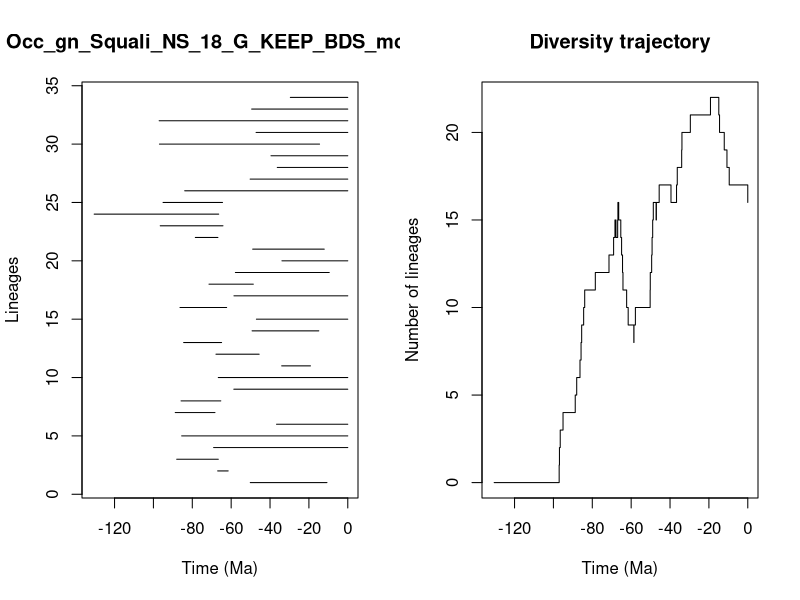

Write R code to recreate this figure.


pdf(file='../Results/Genus_NS/5_MA_bins_EXT_EP_FT/pyrate_mcmc_logs/Occ_gn_Squali_NS_18_G_KEEP_BDS_mcmc_LTT.pdf',width=0.6*20, height=0.6*10)
title = "Occ_gn_Squali_NS_18_G_KEEP_BDS_mcmc"
ts=c(50.1667352066627, 66.94603915190794,88.01590182570865,69.03241136645336,85.46372664870184,36.656320562489825,88.77514703812169,85.7774467940829,58.63191631244755,66.63119987931495,34.00698524296805,67.82039934270841,84.44503955458053,49.234589418768344,47.015950920116644,86.32874608687165,58.55965755738775,71.40518812024295,57.82542299220965,33.873541765517864,48.92784545103497,78.44250339651292,96.49572596680721,130.48445371644556,95.05267693783755,83.90339735577146,50.23426183431218,36.27816050297598,39.51075312380755,96.89853203024832,47.18086350105289,97.04474672579762,49.4555862338438,29.554768509307575)
te=c(10.714824668881784, 61.53298662577229,66.62235273449,0.0,0.0,0.0,68.33224758900123,65.33702313948461,0.0,0.0,19.197773903892944,45.58673271246351,64.92272366033454,14.911717317196164,0.0,62.326137986250465,0.0,48.60915950023516,9.544728251253174,0.0,12.105625891050735,66.81519580764636,64.21517636350404,66.4095506985706,64.44000480942721,0.0,0.0,0.0,0.0,14.527899590837407,0.0,0.0,0.0,0.0)
div_traj=c(0, 1,2,3,4,5,6,7,8,9,10,11,12,13,14,15,14,15,16,15,16,15,14,13,12,11,10,9,8,9,10,11,12,13,14,15,16,15,16,17,16,17,18,19,20,21,22,21,20,19,18,17,16)
time_events=c(130.48445371644556, 97.04474672579762,96.89853203024832,96.49572596680721,95.05267693783755,88.77514703812169,88.01590182570865,86.32874608687165,85.7774467940829,85.46372664870184,84.44503955458053,83.90339735577146,78.44250339651292,71.40518812024295,69.03241136645336,68.33224758900123,67.82039934270841,66.94603915190794,66.81519580764636,66.63119987931495,66.62235273449,66.4095506985706,65.33702313948461,64.92272366033454,64.44000480942721,64.21517636350404,62.326137986250465,61.53298662577229,58.63191631244755,58.55965755738775,57.82542299220965,50.23426183431218,50.1667352066627,49.4555862338438,49.234589418768344,48.92784545103497,48.60915950023516,47.18086350105289,47.015950920116644,45.58673271246351,39.51075312380755,36.656320562489825,36.27816050297598,34.00698524296805,33.873541765517864,29.554768509307575,19.197773903892944,14.911717317196164,14.527899590837407,12.105625891050735,10.714824668881784,9.544728251253174,0.0)
                par(mfrow=c(1,2))
                L = length(ts)
                plot(ts, 1:L , xlim=c(-max(ts)-1,0), pch=20, type="n", main=title,xlab="Time (Ma)",ylab="Lineages")
                for (i in 1:L){segments(x0=-te[i],y0=i,x1=-ts[i],y1=i)}    
                t = -time_events
                plot(div_traj ~ t,type="s", main = "Diversity trajectory",xlab="Time (Ma)",ylab="Number of lineages",xlim=c(-max(ts)-1,0))
                abline(v=c(65,200,251,367,445),lty=2,col="gray")
                
